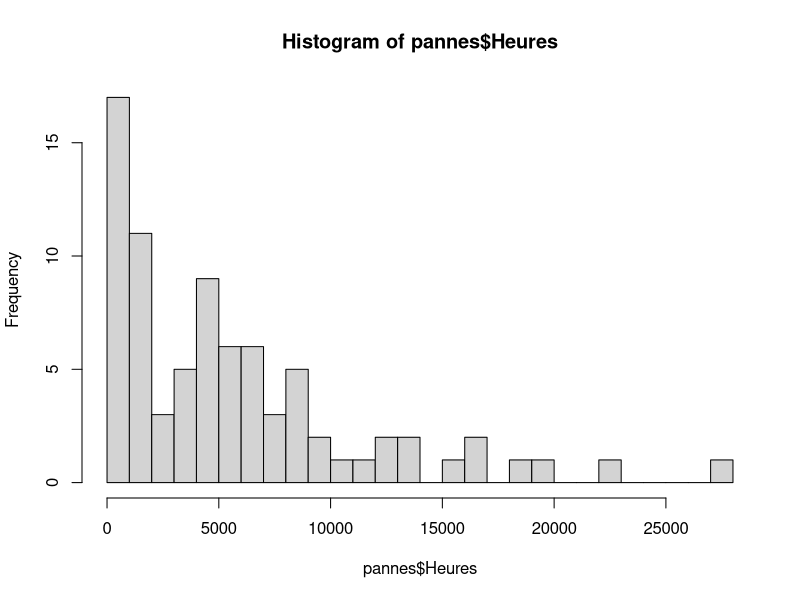

Here is the R script that generated this plot: (Note: this script raises an error after producing the figure.)
pannes = read.csv(
    file = "FailureTimes_5.csv",
    header = TRUE,
    sep = ",",
    dec = ".",
    colClasses = c("NULL", NA)
);
h = hist(
     pannes$Heures,
     breaks = 20
);
data = pannes$Heures;

library(stats4);
# suppose this is the a mixture of (1-p) * gamma and p * exp
mixden = function(w, # weight of exponential law
                  lambda, # rate of exp
                  k, # shape of gamma
                  theta) { # rate of gamma
    w*dexp(data, lambda) + (1 - w)*dgamma(data, k, theta);
}

nl = function(w,
              lambda,
              k,
              theta) {
    -sum(log(mixden(w, lambda, k, theta)));
}
# intial values
w0 = 0.5;
d = 2500;
d1 = subset(data, data > d);
d2 = subset(data, data > d);
lambda0 = 1 / mean(d1);
s = log(mean(d2)) - mean(log(d2));
k0 = (3 - s + sqrt(s^2 + 18 * s + 9)) / (12 * s);
theta0 = mean(d2) / k0;

# fitting
fit = mle(nl,
          start = list(
              w = w0,
              lambda = lambda0,
              k = k0,
              theta = theta0
          ));
summary(fit);
plot(profile(fit));
